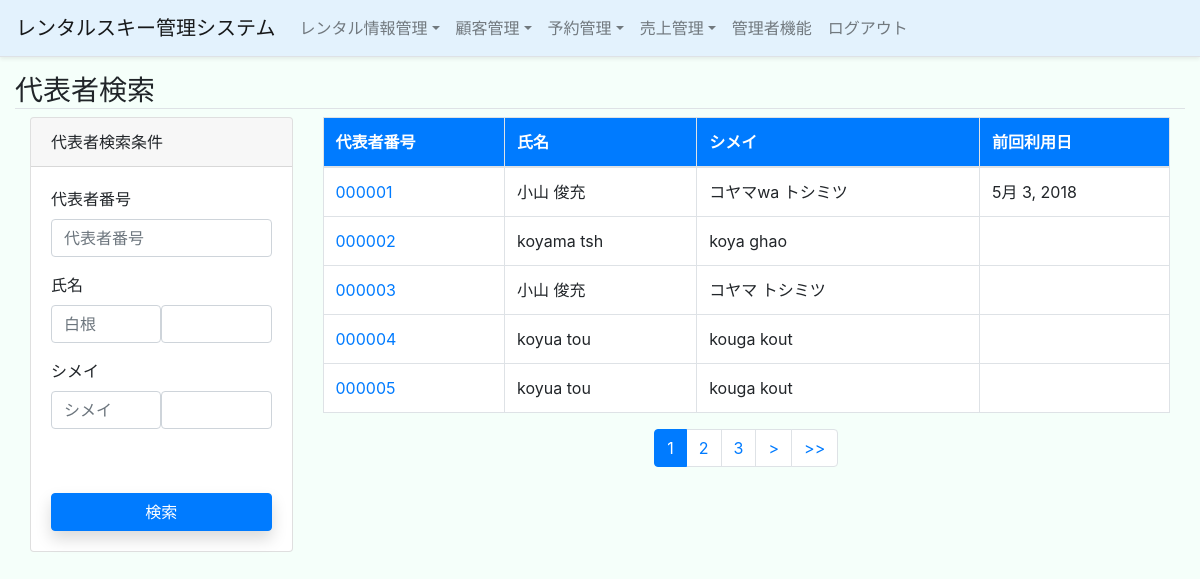
The app's page /contract/search_rental_for_new_rental/ (signed in) with its own data.
### contract/models.py (models this page shows, shortened)
class CustomerInfo(models.Model):
    customer_number = models.CharField('代表者番号', validators=[RegexValidator('\d{6}')], max_length=6, unique=True)
    first_name = models.CharField('代表者氏名(姓)', max_length=15)
    second_name = models.CharField('代表者氏名(名)', max_length=15)
    first_name_kana = models.CharField('代表者氏名（セイ）', max_length=30)
    second_name_kana = models.CharField('代表者氏名（メイ）', max_length=30)
    zip_code = models.CharField('郵便番号', validators=[RegexValidator('\d{7}')], max_length=7, blank=True)
    address = models.CharField('住所', max_length=255)
    phone = models.CharField('電話番号', validators=[RegexValidator('\d{3,11}')], max_length=11)

class ContractInfo(models.Model):
    rental_date = models.DateField('レンタル日')
    customer = models.ForeignKey(CustomerInfo, on_delete=models.PROTECT)
    all_fee = models.IntegerField('金額')
    all_discount = models.IntegerField('割引金額', null=True, blank=True)
    total_fee = models.IntegerField('割引後金額')

### contract/views.py (the view)
# urls.py: path('search_rental_for_new_rental/', CustomerSearchForNewRentalView.as_view(), name='search_rental_for_new_rental'),
class CustomerSearchForNewRentalView(CustomerSearchView):
    DETAIL_URL_NAME = "contract:detail_customer"

### contract/forms.py
class CustomerSearchForm(ModelSearchFormBase):
    model_cls = CustomerInfo
    customer_number = forms.CharField(label='代表者番号', required=False)
    first_name = forms.CharField(label='氏名',required=False,
                                 widget = forms.TextInput(
                                     attrs={'placeholder': '白根'})
                                 )
    second_name = forms.CharField(label='　',required=False)
    first_name_kana = forms.CharField(label='シメイ',required=False)
    second_name_kana = forms.CharField(label='　',required=False)

### contract/utility.py (called while the page is built)
    def get_filter_queryset(self):
        search_filter = self.get_filter_dict()
        a = self.model_cls.objects.select_related().filter(**search_filter)
        return a

    def get_filter_dict(self):
        filter_dict = {}
        for field in self.fields:
            if field in self.data and self.data[field]:
                filter_dict["{0}__contains".format(field)] = self.data[field]
        return filter_dict

    def get_queryset(self):
        search_form = self.form_class(self.request.GET)
        return search_form.get_filter_queryset()

    def get_context_data(self, **kwargs):
        ctx = super().get_context_data(**kwargs)
        ctx['form'] = self.form_class(self.request.GET)
        ctx['query_url'] = self.request.GET.urlencode()
        return ctx

### contract/views.py (called while the page is built)
    def get_queryset(self):
        customer_list = super().get_queryset().values()
        queryset = []
        for customer in customer_list:
            customer_number = customer["customer_number"]
            contract = ContractInfo.objects.filter(customer__customer_number=customer_number).order_by('rental_date').first()
            customer.update({"customer_detail_url":self._get_customer_detail_url(customer_number)})
            if contract:
                customer.update({"last_date": contract.rental_date})
            queryset.append(customer)
        return queryset

    @classmethod
    def _get_customer_detail_url(cls, customer_number):
        return reverse(cls.DETAIL_URL_NAME, args=[customer_number])

### templates/contract/search_customer.html (shortened to what this page needs)
{% extends 'base.html' %}
{% load bootstrap4 %}
{% block header %}代表者検索{% endblock %}
{% block content %}
    <div class="d-flex flex-row">
        <div class="col-3">
            <div class="card sticky-sidebar">
                <div class="card-header">代表者検索条件</div>
                <div class="card-body">
                    <form method="get">
                        <div class="d-flex flex-row">
                            {% bootstrap_field form.customer_number %}
                        </div>
                        <div class="d-flex flex-row">
                            {% bootstrap_field form.first_name %}
                            {% bootstrap_field form.second_name %}
                        </div>
                        <div class="d-flex flex-row">
                            {% bootstrap_field form.first_name_kana %}
                            {% bootstrap_field form.second_name_kana %}
                        </div>
                        <button type="submit" class="btn btn-primary btn-block shadow mt-5">検索</button>
                    </form>
                </div>
            </div>
        </div>
        <div class="col-9">
            <table class="table table-bordered table-hover">
                <thead class="bg-primary text-white">
                <tr>
                    <th>代表者番号</th>
                    <th>氏名</th>
                    <th>シメイ</th>
                    <th>前回利用日</th>
                </tr>
                </thead>
                <tbody class="bg-white">
                {% for object in object_list %}
                    <tr>
                        <td><a href = {{ object.customer_detail_url }}>{{ object.customer_number }}</a></td>
                        <td>{{ object.first_name }} {{ object.second_name }}</td>
                        <td>{{ object.first_name_kana }} {{ object.second_name_kana }}</td>
                        <td>{{ object.last_date }}</td>
                    </tr>
                {% endfor %}
                </tbody>
            </table>
            {% if is_paginated %}
                <div class="d-flex">
                <ul class="pagination mx-auto">
                    {% for i in paginator.page_range %}
                        {% if page_obj.number == i %}
                            <li class="page-item active">
                                <a class="page-link" href="?{{ query_url }}&page={{i}}">{{i}}</a>
                            </li>
                        {% else %}
                            <li class="page-item">
                                <a class="page-link" href="?{{ query_url }}&page={{i}}">{{i}}</a>
                            </li>
                        {% endif %}
                    {% endfor %}
                    {% if page_obj.has_next %}
                        <li class="page-item"><a class="page-link" href=?page={{ page_obj.next_page_number }}">></a></li>
                        <li class="page-item"><a class="page-link" href="?page={{ page_obj.paginator.num_pages }}">>></a></li>
                    {% endif %}
                </ul>
                </div>
            {% endif %}
        </div>
    </div>
{% endblock %}

### static/css/base.css (style rules this page uses)
body { padding-top: 70px; background-color: mintcream; }
.sticky-sidebar { display: flex; position:-webkit-sticky; position:sticky; top:60px; }

### records on screen
CustomerInfo: customer_number "000001", first_name "小山", second_name "俊充", first_name_kana "コヤマwa", second_name_kana "トシミツ", last_date "5月 3, 2018"
CustomerInfo: customer_number "000002", first_name "koyama", second_name "tsh", first_name_kana "koya", second_name_kana "ghao"
CustomerInfo: customer_number "000003", first_name "小山", second_name "俊充", first_name_kana "コヤマ", second_name_kana "トシミツ"
CustomerInfo: customer_number "000004", first_name "koyua", second_name "tou", first_name_kana "kouga", second_name_kana "kout"
CustomerInfo: customer_number "000005", first_name "koyua", second_name "tou", first_name_kana "kouga", second_name_kana "kout"

### other values on screen
{{ i }} "1"
{{ i }} "2" "3"
